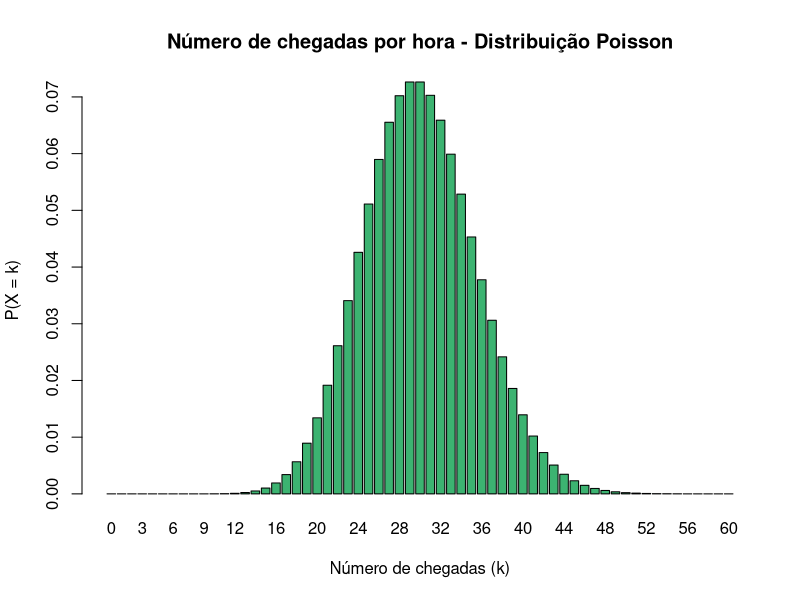
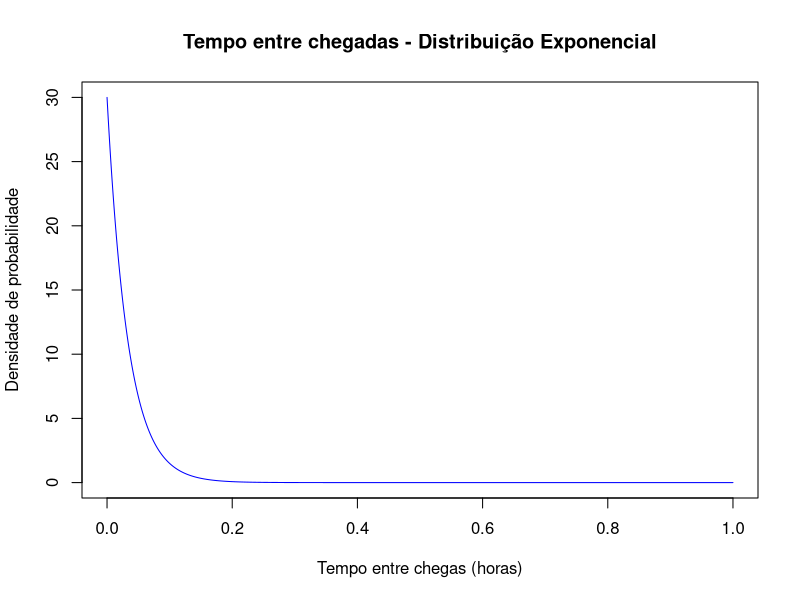
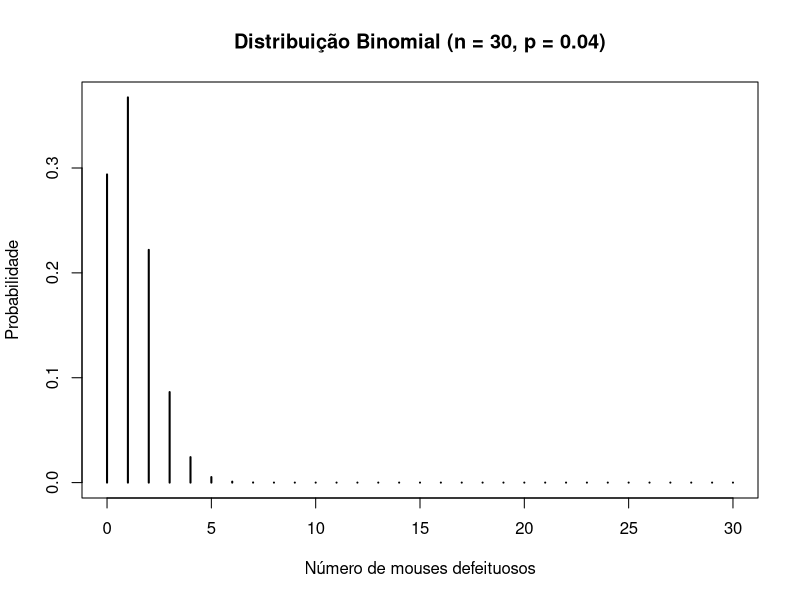
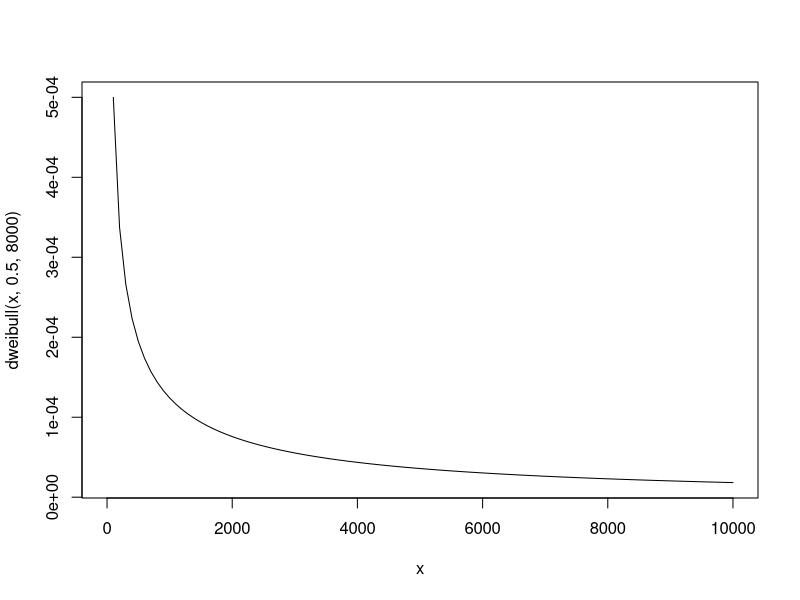

R code for these plots, in order:
#######################
# 1)
#######################

# chamadas por hora
lambda <- 30

# a) 0.05111534
probabilidadeA <- dpois(25, lambda)

# b) 0.9932621
# 10 minutos = 1/6 horas
lambda10minutos <- lambda * (1/6)
probabilidadeB <- 1 - dpois(0, lambda10minutos)

# c) Tempo médio entre chamadas em minutos 0.03333333 hrs ou 2 minutos
tempoMedio <- 1 / lambda

# d) 0.082085
# 5 minutos = 5/60 = 1/12 horas; 
probabilidadeD <- 1 - pexp(1/12, lambda)

# e) 0.1353353
t9 <- 9 / 60   # ajustando para horas
t5 <- 5 / 60   # ajustando para horas

# Cálculo da probabilidade condicional
# P(T > 9 | T > 5) = P(T > 9 inter T > 5) / P(T > 5) =  P(T > 9) / P(T > 5)
maior9 <- 1 - pexp(t9, lambda)
maior5  <- 1 - pexp(t5, lambda)

# Probabilidade condicional
probabilidadeE <- maior9 / maior5

# f)

# O gráfico da Distribuição Poisson modela o número de eventos em um intervalo de tempo fixo.
intervalo <- 0:60
distribuicaoPoisson <- dpois(intervalo, lambda)
barplot(height = distribuicaoPoisson,
        names.arg = intervalo,
        col = "mediumseagreen",
        border = "black",
        main = "Número de chegadas por hora - Distribuição Poisson",
        xlab = "Número de chegadas (k)",
        ylab = "P(X = k)")

# O gráfico da Distribuição Exponencial modela o tempo entre dois eventos consecutivos.
t <- seq(0, 1, length = 1000)  
ft <- lambda * exp(-lambda * t)
plot(t, ft, type = "l", col="blue",
     main = "Tempo entre chegadas - Distribuição Exponencial",
     xlab = "Tempo entre chegas (horas)",
     ylab = "Densidade de probabilidade")


#g) # 39

qpois(0.95, lambda = 30)

#######################
# 2)
#######################

# a) 0.7247573

p <- pnorm (60, 50, 15) - pnorm (20, 50, 15)
print(p) 

# b) 0.7475075

p <- 1 - pnorm (40, 50, 15)
print(p) 

# c) 19.04419

q <- 20 * (1 - pnorm (25, 50, 15))
print(q)

#######################
# 3)
#######################

# a)
 
# a.1) 0.00525913
p <- dbinom(5, size = 30, prob = 0.04)
print(p)

# a.2) 0.006319976
p <- 1 - pbinom(4, size = 30, prob = 0.04)
print(p)

# a.3) 0.9998522
p <- pbinom(6, size = 30, prob = 0.04)
print(p)

# b)
x <- 0:30
probabilidades <- dbinom(x, size = 30, prob = 0.04)
print(probabilidades) # 2.938576e-01 3.673221e-01 2.219237e-01 8.630368e-02 2.427291e-02 5.259130e-03

plot(x, probabilidades, type = "h", lwd = 2,
     main = "Distribuição Binomial (n = 30, p = 0.04)",
     xlab = "Número de mouses defeituosos",
     ylab = "Probabilidade")

# c)

set.seed(123) 

nsamples <- 100000

sim <- rbinom(nsamples, size = 30, prob = 0.04)

# a.1)
mean(sim == 5)

# a.2)
mean(sim > 4)

# a.3)
mean(sim <= 6)


#######################
# 4)
#######################

# a)

p <- 1 - pweibull (5000, 0.5, 8000)
print(p) # 0.4535864

# b)

p <- pweibull (5000, 0.5, 8000)
print(p) # 0.5464136

x <- 0:10000
curve (dweibull (x, 0.5, 8000), 0, 10000)

# c)
#slide 41 do material 7.


#######################
# 5)
#######################

# a)
# c é 0,5
# base x altura = área da região e deve valer 1
# (4 * c) / 2 = 1 => c = 1/2

fx <- function(x) {
  return(0.5*(1 - x/4))
}
integrate(fx,0,4) # 1,0

# b)
#F(x) = 0, x < 0
#F(x) = x/2 - x^2/16, 0 <= x <= 4
#F(x) = 1, x > 4

# c) 0.203125
integrate(fx,0.5, 1)

#ou
#F(1) - F(0.5)

# d) E(X) = 1.333333, Var(X) = 0.8888889
#E(X)
xfx <- function(x) {
  return(x*(0.5*(1 - x/4)))
}
ex <- integrate(xfx, 0, 4)
print(ex)

#Var(X)
# E(X^2)−(E(X))^2

x2fx <- function(x) {
  return((x^2)*(0.5*(1 - x/4)))
}
ex2 <- integrate(x2fx, 0, 4)

varx <- ex2$value - (ex$value)^2
print(varx)
